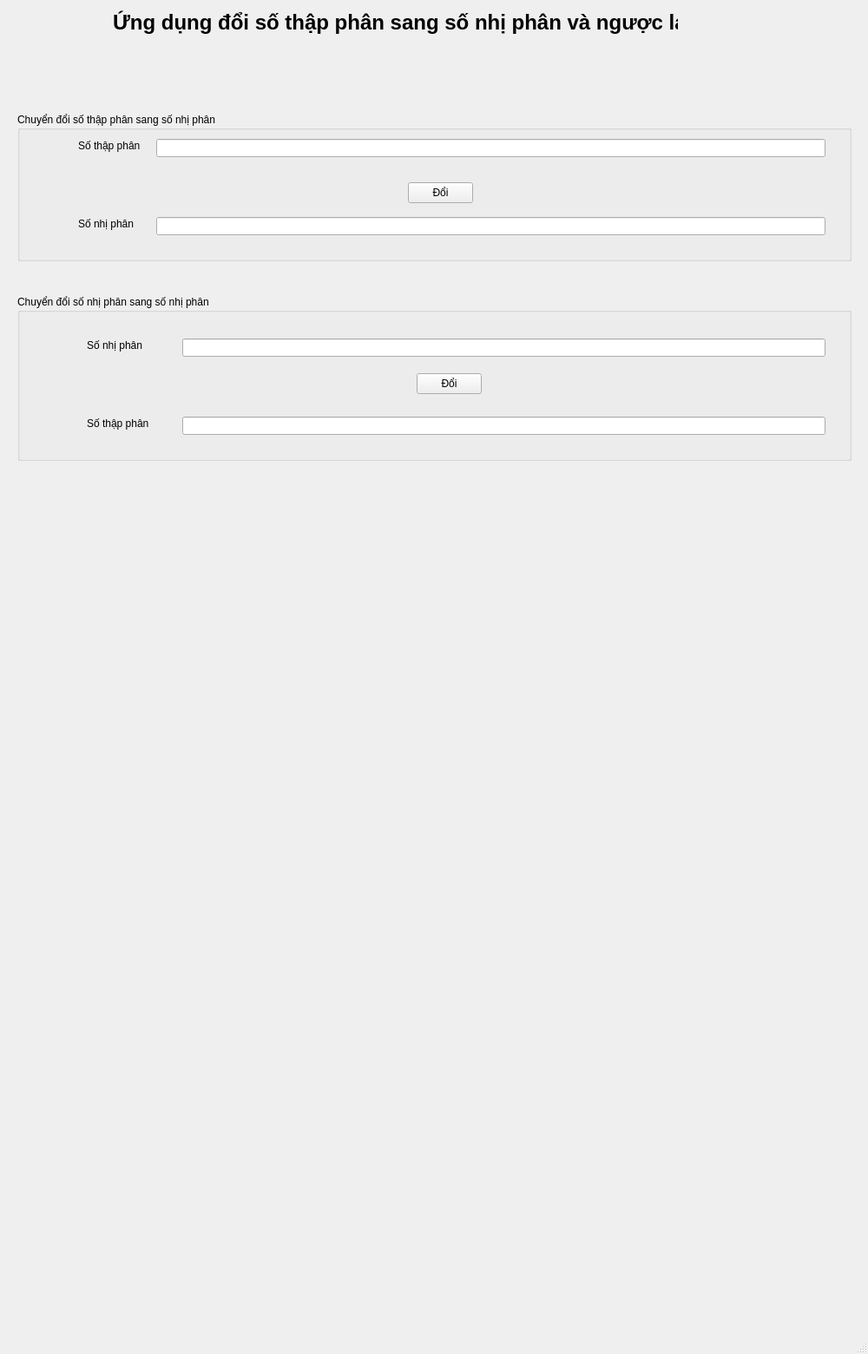
<?xml version="1.0" encoding="UTF-8"?>
<ui version="4.0">
 <class>MainWindow</class>
 <widget class="QMainWindow" name="MainWindow">
  <property name="geometry">
   <rect>
    <x>0</x>
    <y>0</y>
    <width>1000</width>
    <height>1560</height>
   </rect>
  </property>
  <property name="windowTitle">
   <string>MainWindow</string>
  </property>
  <widget class="QWidget" name="centralwidget">
   <widget class="QLabel" name="label">
    <property name="geometry">
     <rect>
      <x>130</x>
      <y>10</y>
      <width>651</width>
      <height>31</height>
     </rect>
    </property>
    <property name="font">
     <font>
      <pointsize>18</pointsize>
      <bold>true</bold>
     </font>
    </property>
    <property name="text">
     <string>Ứng dụng đổi số thập phân sang số nhị phân và ngược lại</string>
    </property>
   </widget>
   <widget class="QGroupBox" name="groupBox">
    <property name="geometry">
     <rect>
      <x>20</x>
      <y>130</y>
      <width>961</width>
      <height>171</height>
     </rect>
    </property>
    <property name="title">
     <string>Chuyển đổi số thập phân sang số nhị phân</string>
    </property>
    <widget class="QLabel" name="label_2">
     <property name="geometry">
      <rect>
       <x>70</x>
       <y>30</y>
       <width>71</width>
       <height>16</height>
      </rect>
     </property>
     <property name="text">
      <string>Số thập phân</string>
     </property>
    </widget>
    <widget class="QLineEdit" name="nhap_so_thap_phan">
     <property name="geometry">
      <rect>
       <x>160</x>
       <y>30</y>
       <width>771</width>
       <height>21</height>
      </rect>
     </property>
    </widget>
    <widget class="QPushButton" name="doi">
     <property name="geometry">
      <rect>
       <x>450</x>
       <y>80</y>
       <width>75</width>
       <height>24</height>
      </rect>
     </property>
     <property name="text">
      <string>Đổi</string>
     </property>
    </widget>
    <widget class="QLabel" name="label_3">
     <property name="geometry">
      <rect>
       <x>70</x>
       <y>120</y>
       <width>71</width>
       <height>16</height>
      </rect>
     </property>
     <property name="text">
      <string>Số nhị phân</string>
     </property>
    </widget>
    <widget class="QLineEdit" name="hien_so_nhi_phan">
     <property name="geometry">
      <rect>
       <x>160</x>
       <y>120</y>
       <width>771</width>
       <height>21</height>
      </rect>
     </property>
    </widget>
   </widget>
   <widget class="QGroupBox" name="groupBox_2">
    <property name="geometry">
     <rect>
      <x>20</x>
      <y>340</y>
      <width>961</width>
      <height>191</height>
     </rect>
    </property>
    <property name="title">
     <string>Chuyển đổi số nhị phân sang số nhị phân</string>
    </property>
    <widget class="QLabel" name="label_4">
     <property name="geometry">
      <rect>
       <x>80</x>
       <y>50</y>
       <width>71</width>
       <height>16</height>
      </rect>
     </property>
     <property name="text">
      <string>Số nhị phân</string>
     </property>
    </widget>
    <widget class="QLineEdit" name="nhap_so_nhi_phan">
     <property name="geometry">
      <rect>
       <x>190</x>
       <y>50</y>
       <width>741</width>
       <height>21</height>
      </rect>
     </property>
    </widget>
    <widget class="QLabel" name="label_5">
     <property name="geometry">
      <rect>
       <x>80</x>
       <y>140</y>
       <width>71</width>
       <height>16</height>
      </rect>
     </property>
     <property name="text">
      <string>Số thập phân</string>
     </property>
    </widget>
    <widget class="QPushButton" name="doi2">
     <property name="geometry">
      <rect>
       <x>460</x>
       <y>90</y>
       <width>75</width>
       <height>24</height>
      </rect>
     </property>
     <property name="text">
      <string>Đổi</string>
     </property>
    </widget>
    <widget class="QLineEdit" name="hien_so_thap_phan">
     <property name="geometry">
      <rect>
       <x>190</x>
       <y>140</y>
       <width>741</width>
       <height>21</height>
      </rect>
     </property>
    </widget>
   </widget>
  </widget>
  <widget class="QStatusBar" name="statusbar"/>
 </widget>
 <resources/>
 <connections/>
</ui>
